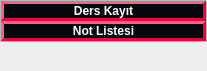
               <widget class="QWidget" name="pageDers">
                <property name="geometry">
                 <rect>
                  <x>0</x>
                  <y>0</y>
                  <width>207</width>
                  <height>71</height>
                 </rect>
                </property>
                <attribute name="icon">
                 <iconset>
                  <normaloff>:/Icon/Iconlar/dersislem.png</normaloff>:/Icon/Iconlar/dersislem.png</iconset>
                </attribute>
                <attribute name="label">
                 <string>Ders ve Dönem İşlemleri</string>
                </attribute>
                <layout class="QVBoxLayout" name="verticalLayout_6">
                 <property name="spacing">
                  <number>0</number>
                 </property>
                 <property name="leftMargin">
                  <number>0</number>
                 </property>
                 <property name="topMargin">
                  <number>0</number>
                 </property>
                 <property name="rightMargin">
                  <number>0</number>
                 </property>
                 <property name="bottomMargin">
                  <number>0</number>
                 </property>
                 <item alignment="Qt::AlignTop">
                  <widget class="QFrame" name="frameDers">
                   <property name="frameShape">
                    <enum>QFrame::StyledPanel</enum>
                   </property>
                   <property name="frameShadow">
                    <enum>QFrame::Raised</enum>
                   </property>
                   <layout class="QVBoxLayout" name="verticalLayout_7">
                    <property name="spacing">
                     <number>0</number>
                    </property>
                    <property name="leftMargin">
                     <number>0</number>
                    </property>
                    <property name="topMargin">
                     <number>0</number>
                    </property>
                    <property name="rightMargin">
                     <number>0</number>
                    </property>
                    <property name="bottomMargin">
                     <number>0</number>
                    </property>
                    <item>
                     <widget class="QPushButton" name="btnDersKayit">
                      <property name="styleSheet">
                       <string notr="true">QPushButton {
	background-color: rgb(9,5,13);
    border-style: outset;
    border-width: 3px;
    border-radius: 15px;
    border-color: rgb(231,5,62);
    font: bold 12px;
	color:rgb(255,255,255);
}

QPushButton:hover {
background-color: qlineargradient(spread:pad, x1:0, y1:1, x2:0, y2:0, stop:0 rgb(41, 128, 185), stop:1 rgb(52, 152, 219));
}</string>
                      </property>
                      <property name="text">
                       <string>Ders Kayıt</string>
                      </property>
                     </widget>
                    </item>
                    <item>
                     <widget class="QPushButton" name="btnNotListesi">
                      <property name="styleSheet">
                       <string notr="true">QPushButton {
	background-color: rgb(9,5,13);
    border-style: outset;
    border-width: 3px;
    border-radius: 15px;
    border-color: rgb(231,5,62);
    font: bold 12px;
	color:rgb(255,255,255);
}

QPushButton:hover {
background-color: qlineargradient(spread:pad, x1:0, y1:1, x2:0, y2:0, stop:0 rgb(41, 128, 185), stop:1 rgb(52, 152, 219));
}</string>
                      </property>
                      <property name="text">
                       <string>Not Listesi</string>
                      </property>
                     </widget>
                    </item>
                   </layout>
                  </widget>
                 </item>
                </layout>
               </widget>
